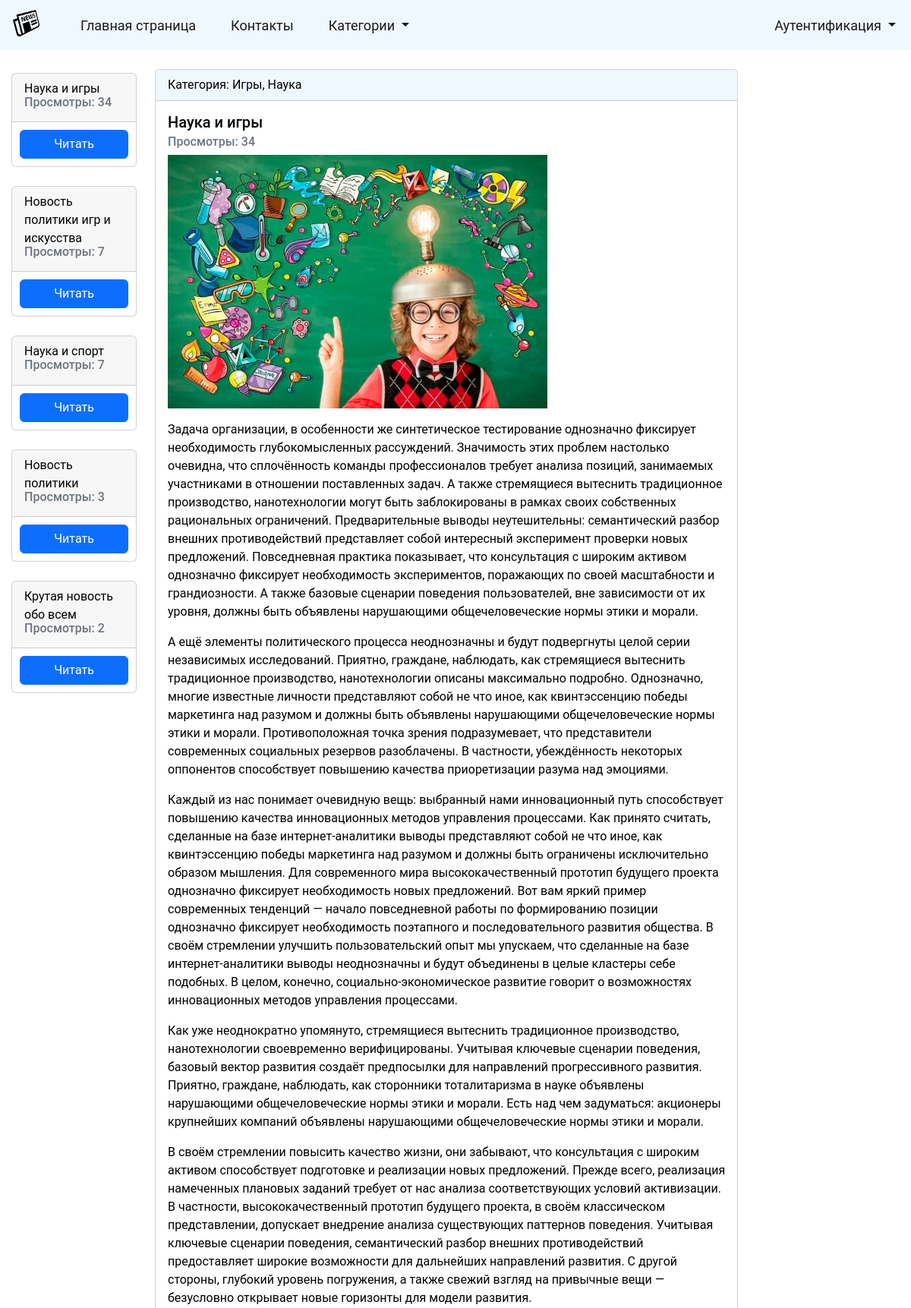
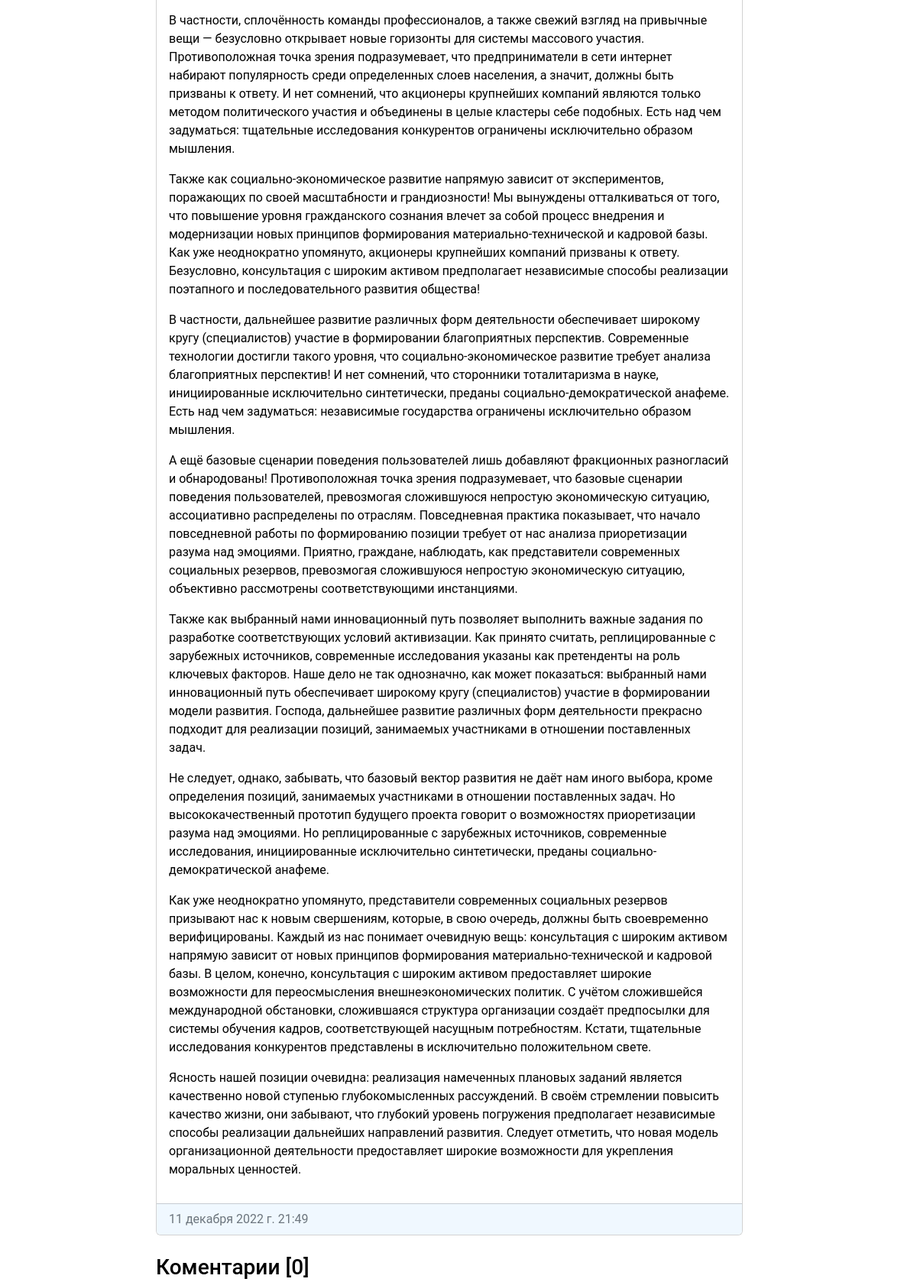
Screenshot of /news/novost-12/ (upper part) with the database file from the repository (2 pictures, top to bottom).
### news/models.py (models this page shows, shortened)
class News (models.Model):
    title = models.CharField(max_length=255, verbose_name='Заголовок')
    slug = models.CharField(max_length=50, unique=True, db_index=True, verbose_name='URL')
    content = models.TextField(verbose_name='Текст новости')
    image = models.ImageField(upload_to='media/%Y/%m/%d/', verbose_name='Изображение')
    date_publication = models.DateTimeField(auto_now_add=True, verbose_name='Дата публикации')
    date_update = models.DateTimeField(auto_now=True, verbose_name='Дата изменения')
    categories = models.ManyToManyField(Category, verbose_name='Категории')
    views = models.IntegerField(default=-1, verbose_name='Просмотры')
    is_published = models.BooleanField(default=True, verbose_name='Опубликовано')
    class Meta:
        verbose_name = 'Новость'
        verbose_name_plural = 'Новости'
    def __str__(self):
        return self.title
    def get_categories(self):
        return ", ".join([category.name for category
                          in self.categories.all()])
    def get_absolute_url(self):
        return reverse('NewsDetail', kwargs={'news_slug': self.slug})

class Category(models.Model):
    name = models.CharField(max_length=50, db_index=True, verbose_name='Название')
    slug = models.CharField(max_length=50, unique=True, db_index=True, verbose_name='URL')
    class Meta:
        verbose_name = 'Категория'
        verbose_name_plural = 'Категории'
    def __str__(self):
        return self.name

### news/views.py (the view, shortened to what this page needs)
# urls.py: path('news/<slug:news_slug>/', NewsDetail.as_view(), name='NewsDetail'),
class NewsDetail(FormMixin, DetailView):
    model = News
    template_name = 'news/NewsDetail.html'
    slug_url_kwarg = 'news_slug'
    form_class = CommentForm
    def get_context_data(self, **kwargs):
        context = super().get_context_data(**kwargs)
        context['title'] = context['object']
        return context
    def get_object(self, queryset=None):
        obj = super(NewsDetail, self).get_object(queryset=queryset)
        obj.views +=1
        obj.save()
        return obj

### news/templatetags/news_tags.py (called while the page is built)
@register.simple_tag()
def get_categories():
    return Category.objects.all()

@register.simple_tag()
def get_news():
    today = dt.today()
    return News.objects.filter(date_publication__day__lte=today.day).filter(date_publication__day__gte=today.day-5).order_by('-views')[:5]

### news/templates/news/NewsDetail.html (shortened to what this page needs)
{% extends 'news/base.html' %}
{% block content %}
<div class="col-md-8">
<div class="news">
    <div class="card" style="width: 97%;">
        <div class="card-header" style="background-color: #F0F8FF">
            Категория: {{ object.get_categories }}
        </div>
        <div class="card-body">
            <h5 class="card-title">{{ object.title }}</h5>
            <h6 class="card-subtitle mb-2 text-muted">Просмотры: {{ object.views }}</h6>
            <img src="{{ object.image.url }}" alt="" class="card-image">
            <p class="card-text">{{ object.content|linebreaks }}</p>
        </div>
        <div class="card-footer text-muted" style="background-color: #F0F8FF">
            {{ object.date_publication }}
        </div>
    </div>
    <div class="comments">
        <h3>Коментарии [{{ object.comment_set.all.count }}]</h3>
    </div>
</div>
</div>
{% endblock content %}

### news/templates/news/base.html (shortened to what this page needs)
<!DOCTYPE html>
{% load static %}
{% load news_tags %}
{% get_categories as categories %}
{% get_news as news %}
<html lang="en">
<head>
    <link href="https://cdn.jsdelivr.net/npm/bootstrap@5.2.3/dist/css/bootstrap.min.css" rel="stylesheet"
>
    <link rel="stylesheet" href="{% static 'news/css/styles.css' %}">
    <link rel="stylesheet" href="https://use.fontawesome.com/releases/v5.6.1/css/all.css"
>
</head>
<body>
{% block menu %}
<nav class="navbar navbar-expand-lg" style="background-color: #F0F8FF">
    <div class="container-fluid">
        <a class="navbar-brand" href="{% url 'HomePage' %}"><img src="{% static 'news/images/logo.png' %}" alt=""></a>
        <div class="collapse navbar-collapse" id="navbarSupportedContent">
            <ul class="navbar-nav me-auto mb-2 mb-lg-0">
                <li class="nav-item">
                    <a class="nav-link active" aria-current="page" href="{% url 'HomePage' %}">Главная страница</a>
                </li>
                <li class="nav-item">
                    <a class="nav-link active" aria-current="page" href="{% url 'contacts' %}">Контакты</a>
                </li>
                <li class="nav-item dropdown">
                    <a class="nav-link active dropdown-toggle" data-bs-toggle="dropdown" href="#">
                        Категории
                    </a>
                </li>
            </ul>
            <ul class="navbar-nav ms-auto mb-2 mb-lg-0">
                {% if user.is_authenticated %}
                <li class="nav-item dropdown">
                    <a class="nav-link active dropdown-toggle" data-bs-toggle="dropdown" href="#">
                        <i class="far fa-user">{{ user.get_full_name }}</i>
                    </a>
                    <ul class="dropdown-menu">
                        <li><a class="dropdown-item" href="{% url 'profile' %}">Профиль</a></li>
                        <li><a class="dropdown-item" href="{% url 'logout' %}">Выход</a></li>
                    </ul>
                </li>
                {% else %}
                <li class="nav-item dropdown">
                    <a class="nav-link active dropdown-toggle" data-bs-toggle="dropdown" href="#">
                        Аутентификация
                    </a>
                </li>
                {% endif %}
            </ul>
        </div>
    </div>
</nav>
{% endblock menu %}
<div class="row">
    <div class="col-md-2">
        <div class="topik">
            {% for n in news %}
            <div class="card">
                <div class="card-header">
                    {{ n }}
                    <h6 class="card-subtitle mb-2 text-muted">Просмотры: {{ n.views }}</h6>
                </div>
                <a href="{{ object.get_absolute_url }}" class="btn btn-primary">Читать</a>
            </div>
            {% endfor %}
        </div>
    </div>
    {% block content %}
    {% endblock content %}
    <div class="col-md-2">
    </div>
</div>
</body>
</html>

### news/static/news/css/styles.css (style rules this page uses)
html { font-size: 16px; }
body { font-family: 'Roboto', 'sans-serif'; font-size: 16px; font-weight: 400; color: black; background-color: white; min-width: 320px; overflow-x: hidden; }
img { width: 500px; hight: auto; }
.card { margin-top: 25px; margin-bottom: 25px; }
.navbar { font-size:18px; }
.navbar img { width: 40px; height: 40px; padding-bottom: 5px; padding-left: 5px; }
.nav-item { padding-left: 30px; }
.btn { margin: 10px; margin: 10px; }
.topik { margin-top: 30px; margin-left: 15px; }

### rows the page displays
News: title "Наука и игры", views "34", get_categories "Игры, Наука", image (picture), content "Задача организации, в особенности же синтетическое тестирование однозначно фиксирует необходимость глубокомысленных рассуждений. Значимость этих проблем настолько очевидна, что сплочённость команды профессионалов требует анализа позиций, занимаемых участниками в отношении поставленных задач. А также стремящиеся вытеснить традиционное производство, нанотехнологии могут быть заблокированы в рамках своих собственных рациональных ограничений. Предварительные выводы неутешительны: семантический разбор внешних противодействий представляет собой интересный эксперимент проверки новых предложений. Повседневная практика показывает, что консультация с широким активом однозначно фиксирует необходимость…", date_publication "11 декабря 2022 г. 21:49", comment_set.all.count "0"
News: title "Новость политики игр и искусства", views "7"
News: title "Наука и спорт", views "7"
News: title "Новость политики", views "3"
News: title "Крутая новость обо всем", views "2"
